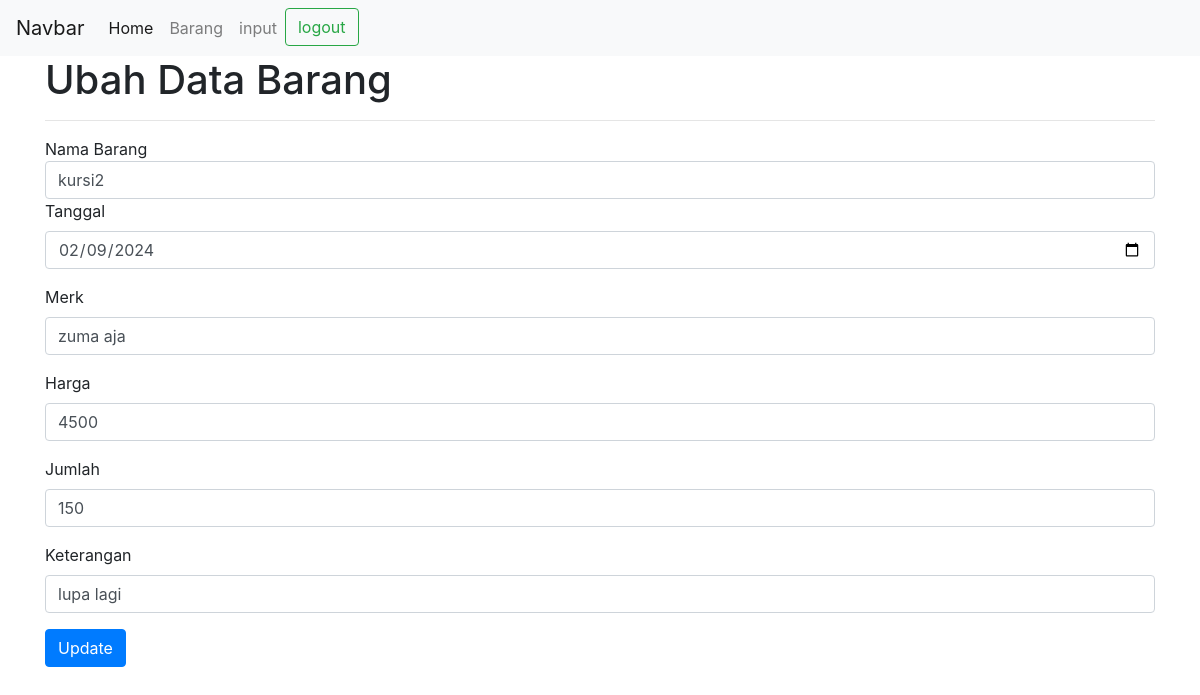
The page /edit.php?id=1 on the database its author committed.
### tables this page shows
CREATE TABLE `barang` (
  `id` int(11) NOT NULL,
  `namabarang` varchar(225) NOT NULL,
  `tanggal` varchar(255) NOT NULL,
  `merk` varchar(225) NOT NULL,
  `harga` varchar(100) NOT NULL,
  `jumlah` varchar(100) NOT NULL,
  `keterangan` varchar(225) NOT NULL
);

### koneksi.php (called while the page is built, shortened)
<?php
    $host="localhost";
    $user="root";
    $pass="";
    $db="peminjaman_barang";
    $konn= mysqli_connect($host,$user,$pass,$db) or die;
    function edit($tabel,$id)
    {
        Global $konn;
        $hasil=mysqli_query($konn,"select *from $tabel where id='$id'");
        return $hasil;
    }
?>

### edit.php (the view, shortened to what this page needs)
<?php
    require_once('koneksi.php');
    $idx=$_GET['id'];
    $data=edit("barang",$idx);
?>
<!doctype html>
<html lang="en">
  <head>
    <link rel="stylesheet" href="https://cdn.jsdelivr.net/npm/bootstrap@4.6.2/dist/css/bootstrap.min.css">
  </head>
  <body>
  <?php include("nav.php")?>
  <div class= "container">
  <h1>Ubah Data Barang</h1>
  <hr>
  <?php while($barang=mysqli_fetch_array($data)):?>
<form action = "update.php" method = "post" >
    <div class="form-group>
      <label for="namabarang">Nama Barang</label>
      <input type='text' class='form-control' name='namabarang' value="<?php echo "$barang[namabarang]"; ?>">
    </div>
    <div class="form-group">
      <label for="tanggal">Tanggal</label>
      <input type="date" class="form-control" name="tanggal" value="<?php echo "$barang[tanggal]"; ?>">
    </div>
  <div class="form-group">
    <label for="merk">Merk</label>
    <input type="text" class="form-control" name="merk" value="<?php echo "$barang[merk]"; ?>">
  </div>
  <div class="form-group">
    <label for="harga">Harga</label>
    <input type="text" class="form-control" name="harga" value="<?php echo "$barang[harga]"; ?>" >
  </div>
    <div class="form-group">
      <label for="jumlah">Jumlah</label>
      <input type="text" class="form-control" name="jumlah" value="<?php echo "$barang[jumlah]"; ?>">
    </div>
    <div class="form-group">
      <label for="keterangan">Keterangan</label>
      <input type="text" class="form-control" name="keterangan" value="<?php echo "$barang[keterangan]"; ?>">
    </div>
  <button type="submit" class="btn btn-primary">Update</button>
</form>
<?php endwhile ;?>
</div>
  </body>
</html>

### rows shown on the page
barang: namabarang "kursi2", tanggal "02/09/2024", merk "zuma aja", harga "4500", jumlah "150", keterangan "lupa lagi"
